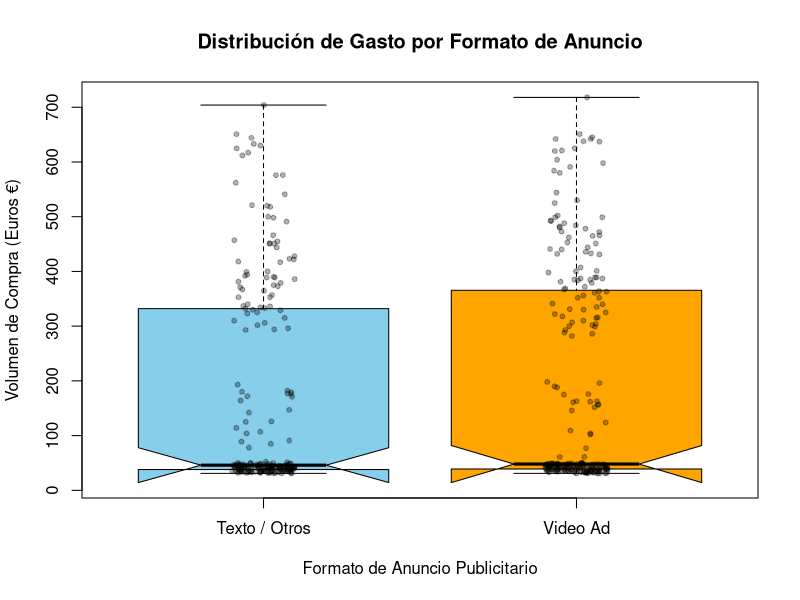

The R script that drew this image:
# ==============================================================================
# ETAPA 4: Etapa de Comprender los Datos (Perfilado/EDA)
# Proyecto: Análisis de Efectividad de Campañas de Marketing
# Stakeholder: Equipo de Marketing
# Dataset: onlineshop_clean.csv
# ==============================================================================

# Carga de la data limpia generada en el paso anterior
datos_marketing <- read.csv("onlineshop_clean.csv")

# 1. Visualización Robusta: Box-Plot de Ventas por Tipo de Anuncio
# Este gráfico ayudará al Equipo de Marketing a ver el impacto real en el gasto
#boxplot(TURNOVER ~ VIDEO_AD, 
#        data = datos_marketing,
#        main = "Distribución de Gasto: Video Ads vs Otros",
#        xlab = "¿Vio anuncio de video?",
#        ylab = "Log del Volumen de Compra (Euros)",
#        col = c("lightblue", "orange"),
#        notch = TRUE,
#        log = "y")

boxplot(TURNOVER ~ VIDEO_AD,
        data = datos_marketing,
        main = "Distribución de Gasto por Formato de Anuncio",
        xlab = "Formato de Anuncio Publicitario",
        ylab = "Volumen de Compra (Euros €)",
        names = c("Texto / Otros", "Video Ad"),
        col = c("skyblue", "orange"),
        notch = TRUE,
        outline = FALSE)

stripchart(TURNOVER ~ VIDEO_AD,
           data = datos_marketing,
           vertical = TRUE,
           method = "jitter",
           pch = 20,
           col = rgb(0,0,0,0.3),
           add = TRUE) # El notch ayuda a ver si las medianas difieren significativamente

# 1.5 Prueba Formal de Normalidad (Shapiro-Wilk) --------------------------------
# Justifica matemáticamente el uso de estadística no paramétrica (medianas y Wilcoxon)
cat("\n--- Prueba de Normalidad de Shapiro-Wilk para TURNOVER ---\n")
prueba_normalidad <- shapiro.test(datos_marketing$TURNOVER)
print(prueba_normalidad)
cat(sprintf("p-value de Normalidad: %g (Si es < 0.05, los datos NO se distribuyen normalmente)\n", prueba_normalidad$p.value))

# 2. Perfilado de Medidas de Posición (No Paramétricas)
# Calculamos los cuartiles para entender los segmentos de gasto sin sesgos
cat("\n--- Medidas de Gasto por Tipo de Anuncio ---\n")
summary_gasto <- tapply(datos_marketing$TURNOVER, datos_marketing$VIDEO_AD, summary)
print(summary_gasto)

# 2.1 Respaldo de KPIs Principales (BANs) del Dashboard
cat("\n--- KPIs PRINCIPALES DEL DASHBOARD ---\n")
ventas_totales <- sum(datos_marketing$TURNOVER[datos_marketing$CONVERTED == TRUE | datos_marketing$CONVERTED == "TRUE"], na.rm = TRUE)
transacciones_totales <- sum(datos_marketing$CONVERTED == TRUE | datos_marketing$CONVERTED == "TRUE", na.rm = TRUE)
conversion_general <- mean(datos_marketing$CONVERTED == TRUE | datos_marketing$CONVERTED == "TRUE", na.rm = TRUE) * 100
aov_general <- ventas_totales / transacciones_totales

cr_video <- mean(datos_marketing$CONVERTED[datos_marketing$VIDEO_AD == TRUE | datos_marketing$VIDEO_AD == "TRUE"] == TRUE, na.rm = TRUE) * 100
cr_texto <- mean(datos_marketing$CONVERTED[datos_marketing$VIDEO_AD == FALSE | datos_marketing$VIDEO_AD == "FALSE"] == TRUE, na.rm = TRUE) * 100
mejora_video_vs_texto <- ((cr_video - cr_texto) / cr_texto) * 100

cat(sprintf("Volumen Total de Ventas: €%.1f mil\n", ventas_totales / 1000))
cat(sprintf("Transacciones Exitosas: %d\n", transacciones_totales))
cat(sprintf("Tasa de Conversión General: %.1f%%\n", conversion_general))
cat(sprintf("Valor Promedio de Pedido (AOV): €%.0f\n", aov_general))
cat(sprintf("Conversión Video: %.1f%% vs Texto: %.1f%% (Mejora: +%.0f%%)\n", cr_video, cr_texto, mejora_video_vs_texto))

# 2.2 Conteo de Clientes VIP (> 400€) para resolver discrepancia del Dashboard
cat("\n--- Conteo de Clientes VIP (Gasto > €400) ---\n")
vip_video <- sum(datos_marketing$TURNOVER > 400 & (datos_marketing$VIDEO_AD == TRUE | datos_marketing$VIDEO_AD == "TRUE"), na.rm = TRUE)
vip_texto <- sum(datos_marketing$TURNOVER > 400 & (datos_marketing$VIDEO_AD == FALSE | datos_marketing$VIDEO_AD == "FALSE"), na.rm = TRUE)
cat(sprintf("Clientes VIP en grupo VIDEO: %d\n", vip_video))
cat(sprintf("Clientes VIP en grupo TEXTO: %d\n", vip_texto))

# 3. Análisis de Frecuencia de Conversión (Paso previo a la Etapa 5)
# Tabla de contingencia para ver el éxito por grupo de edad creado en la limpieza
tabla_conversion <- table(datos_marketing$AGE_GROUP, datos_marketing$CONVERTED)
print(tabla_conversion)

# 4. Análisis de Frecuencia por Género (Cruzado con Video para respaldar Dashboard)
cat("\n--- Conversiones por Género y Formato de Anuncio ---\n")
# Calculamos la probabilidad de éxito (Conversión) cruzando Género y Exposición a Video
tabla_genero_video <- prop.table(table(datos_marketing$GENDER, datos_marketing$VIDEO_AD, datos_marketing$CONVERTED), margin = c(1, 2))
# Convertimos a porcentaje para mejor visualización y nos quedamos con CONVERTED == TRUE
pct_genero_video <- round(tabla_genero_video[, , "TRUE"] * 100, 2)
print(pct_genero_video)

# 5. Análisis de Riesgo: Devoluciones (SENDBACK) vs Tipo de Anuncio
# Fundamental para saber si el Video Ad genera impulsividad (ventas que luego se devuelven)
cat("\n--- Tasa de Devoluciones según Anuncio ---\n")
tabla_devoluciones <- table(datos_marketing$VIDEO_AD, datos_marketing$SENDBACK)
print(tabla_devoluciones)
# Mostrar en porcentaje por fila para mejor lectura:
print(round(prop.table(tabla_devoluciones, margin = 1) * 100, 2))
